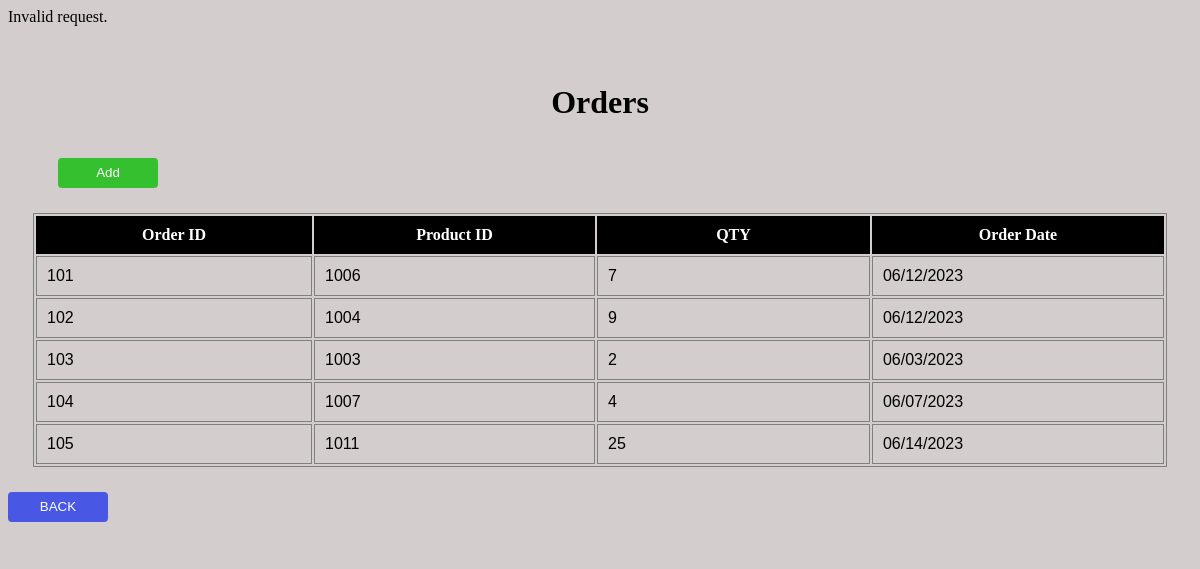
/ordersedit.php, run on the app's committed database.
### tables this page shows
CREATE TABLE `orders` (
  `order_id` int(20) NOT NULL,
  `prod_id` int(20) DEFAULT NULL,
  `QTY` varchar(225) DEFAULT NULL,
  `order_date` varchar(255) DEFAULT NULL
);

### ordersedit.php (the view, shortened to what this page needs)
<!DOCTYPE html>
<html lang="en">
<head>
</head>
<body>
<?php
    include("config.php");
        if (isset($_GET['id'])) {
            $order_id = $_GET['id'];
            $sql = "SELECT * FROM orders WHERE order_id = $order_id";
            $result = $conn->query($sql);
            if ($result->num_rows == 1) {
                $row = $result->fetch_assoc();
                $orderId = $row['order_id'];
                $prodId = $row['prod_id'];
                $QTY = $row['QTY'];
                $orderDate = $row['order_date'];
                echo "
                <form action='ordersupdate.php' method='POST'>
                    <input type='hidden' name='order_id' value='$orderId'>
                    <div class='prod'><label for='prod_id'>Prod ID:</label></div>
                    <div class='prod'><input type='text' id='prod' name='prod_id' value='$prodId' required><br>
                    <div class='prod'><label for='QTY'>QTY:</label></div>
                   <input type='text' id='prod' name='QTY' value='$QTY' reqired><br>
                   <div class='prod'<label for='order_date'>Order Date:</label></div>
                    <input type='text' id='prod' name='order_date' value='$orderDate' ><br>
                    <div class='seachBtn'><input type='submit' id='search-Btn' name='submit' value='Update'></div>
                </form>";
            } else {
                echo "Product not found.";
            }
             } else {
            echo "Invalid request.";
        }
    ?>
    <h1 class="header"><br>Orders</h1>
        <form action="index.php" method="POST">
        <div class="seachBtn"><input type="submit" id="search-Btn" name="search" value="Add"></div>
        <?php
            include("config.php");
            $sql = "SELECT * FROM orders";
            $result = $conn->query($sql);
            if ($result->num_rows > 0) {
                echo "<table>";
                echo "<tr>";
                echo "<th>Order ID</th><th>Product ID</th><th>QTY</th><th>Order Date</th>";
                echo "</tr>";
                while ($row = $result->fetch_assoc()) {
                    echo "<tr>";
                    echo "<td>" . $row['order_id'] . "</td>";
                    echo "<td>" . $row['prod_id'] . "</td>";
                echo "<td>" . $row['QTY'] . "</td>";
                echo "<td>" . $row['order_date'] . "</td>";
                echo "</tr>";
            }
            echo "</table>";
        }
    ?>
    <form method="POST" action="index.php">
        <div class="backBtn"><input type="submit" id="BACKbtn" name="search" value="BACK"></div>
    </form>
</body>
</html>

### ordersedit.php (style rules this page uses)
* { background-color: rgb(211, 205, 205); }
th { width: 400px; padding: 10px; background-color: black; color: white; }
tr { padding: 10px; }
table { border: 1px solid; border-color: gray; margin: 25px; }
td { border: 1px solid; border-color: gray; width: 50px; border-width: 1px; padding: 10px; font-family: 'Trebuchet MS', 'Lucida Sans Unicode', 'Lucida Grande', 'Lucida Sans', Arial, sans-serif; }
#BACKbtn { height: 30px; width: 100px; border-radius: 4px; border: 0; background-color: rgb(73, 88, 228); transition: 0.5s; color: white; margin-bottom: 20px; }
.seachBtn #search-Btn { height: 30px; width: 100px; border-radius: 4px; border: 0; background-color: rgb(53, 192, 48); transition: 0.5s; color: white; margin-left: 50px; margin-top: 15px; }
.header { text-align: center; }

### data on the page
orders: order_id "101", prod "1006", QTY "7", order_date "06/12/2023"
orders: order_id "102", prod "1004", QTY "9", order_date "06/12/2023"
orders: order_id "103", prod "1003", QTY "2", order_date "06/03/2023"
orders: order_id "104", prod "1007", QTY "4", order_date "06/07/2023"
orders: order_id "105", prod "1011", QTY "25", order_date "06/14/2023"
